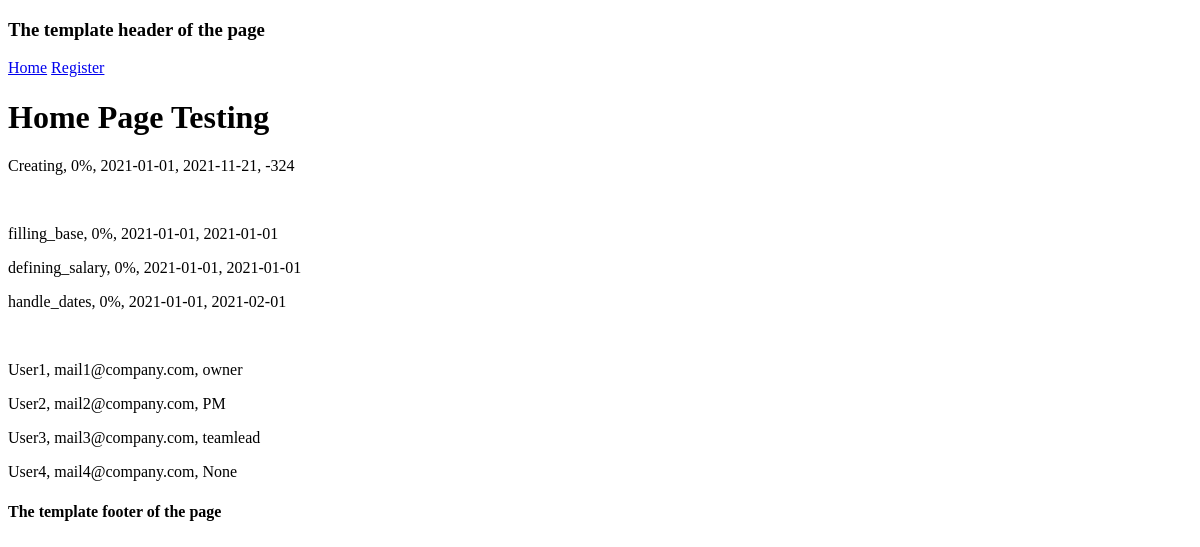
Page /home on the earlier database version.
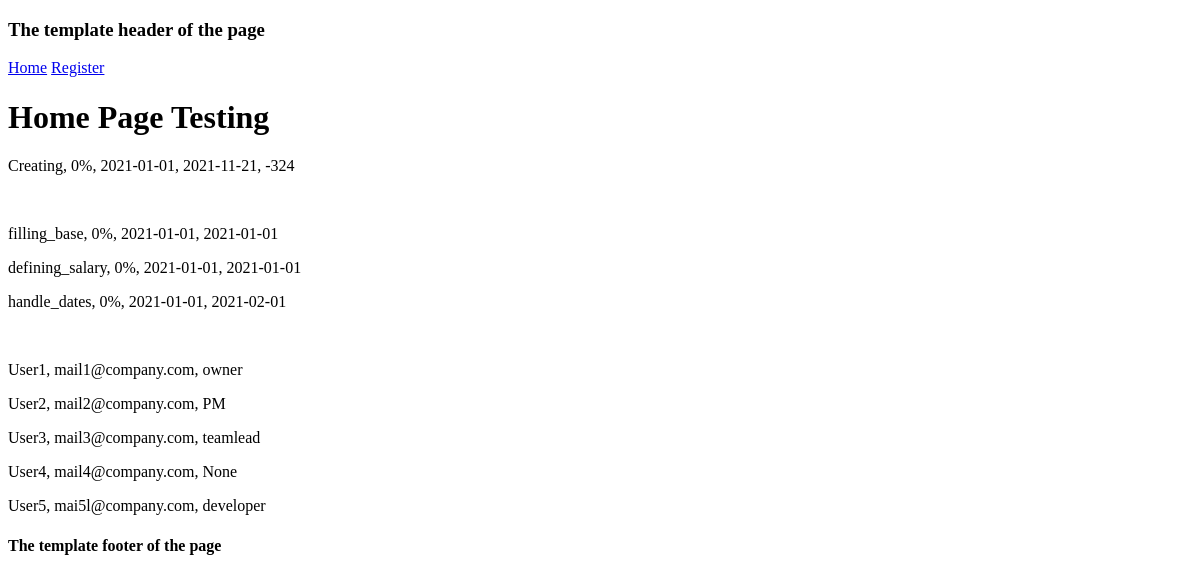
Same page on the later database version.
### models/models.py (models this page shows, shortened)
class Project(db.Model):
    __table_args__ = {'extend_existing': True}
    id = db.Column(db.Integer(), primary_key=True)
    project_name = db.Column(db.String(length=30), nullable=False, unique=True)
    fulfilment = db.Column(db.Integer())
    project_started = db.Column(db.Date, nullable=False)
    project_deadline = db.Column(db.Date, nullable=False)
    currently_paid = db.Column(db.Integer(), nullable=False, default=0)
    predicted_project_salary = db.Column(db.Integer(), nullable=False, default=0)
    expected_project_salary = db.Column(db.Integer(), nullable=False, default=0)

class Task(db.Model):
    __table_args__ = {'extend_existing': True}
    id = db.Column(db.Integer(), primary_key=True)
    project_name = db.Column(db.String(length=30), db.ForeignKey('project.project_name'))
    task_name = db.Column(db.String(length=30), nullable=False, unique=True)
    task_fulfilment = db.Column(db.Integer())
    task_started = db.Column(db.Date, nullable=False)
    task_deadline = db.Column(db.Date, nullable=False)
    currently_paid = db.Column(db.Integer(), nullable=False, default=0)
    predicted_task_salary = db.Column(db.Integer(), nullable=False, default=0)
    expected_task_salary = db.Column(db.Integer(), nullable=False, default=0)

class User(db.Model):
    __table_args__ = {'extend_existing': True}
    id = db.Column(db.Integer(), primary_key=True)
    username = db.Column(db.String(length=30), nullable=False, unique=True)
    email = db.Column(db.String(length=50), nullable=False, unique=True)
    hashed_password = db.Column(db.String(length=60), nullable=False)
    role = db.Column(db.String(length=30))
    salary = db.Column(db.Integer(), nullable=False, default=500)
    bonus = db.Column(db.Integer(), nullable=False, default=0)
    task_name = db.Column(db.String(length=30), db.ForeignKey('task.task_name'))
    project_name = db.Column(db.String(length=30), db.ForeignKey('project.project_name'))
    def __repr__(self):
        return f"Username: {self.username}, role: {self.role}"

### views/routes.py (the view)
@app.route("/")
@app.route("/home")
def home():
    projects = Project.query.all()
    tasks = Task.query.all()
    users = User.query.all()
    return render_template('home.html', projects=projects, tasks=tasks, users=users)

### templates/home.html (shortened to what this page needs)
{% extends 'base.html' %}
{% block content %}
    <h1>Home Page Testing</h1>
    {% for project in projects %}
        {% set time_difference = project.project_started - project.project_deadline %}
        <p>{{ project.project_name }}, {{ project.fulfilment }}%, {{ project.project_started }}, {{ project.project_deadline }}, {{ time_difference.days }}</p>
    {% endfor %}
    <br>
    {% for task in tasks %}
        <p>{{ task.task_name }}, {{ task.task_fulfilment }}%, {{ task.task_started }}, {{ task.task_deadline }}</p>
    {% endfor %}
    <br>
    {% for user in users %}
        <p>{{ user.username }}, {{ user.email }}, {{ user.role }}</p>
    {% endfor %}
{% endblock content %}

### templates/base.html (shortened to what this page needs)
<!doctype html>
<html lang="en">
<head>
</head>
<body>
    <h3>The template header of the page</h3>
    <a href="{{ url_for('home') }}">Home</a>
    <a href="{{ url_for('register') }}">Register</a>
    <br>
        {% block content %}
        {% endblock content %}
    <h4>The template footer of the page</h4>
</body>
</html>

Differences in the rows shown:
added User: username "User5", email "mai5l@company.com", role "developer"
